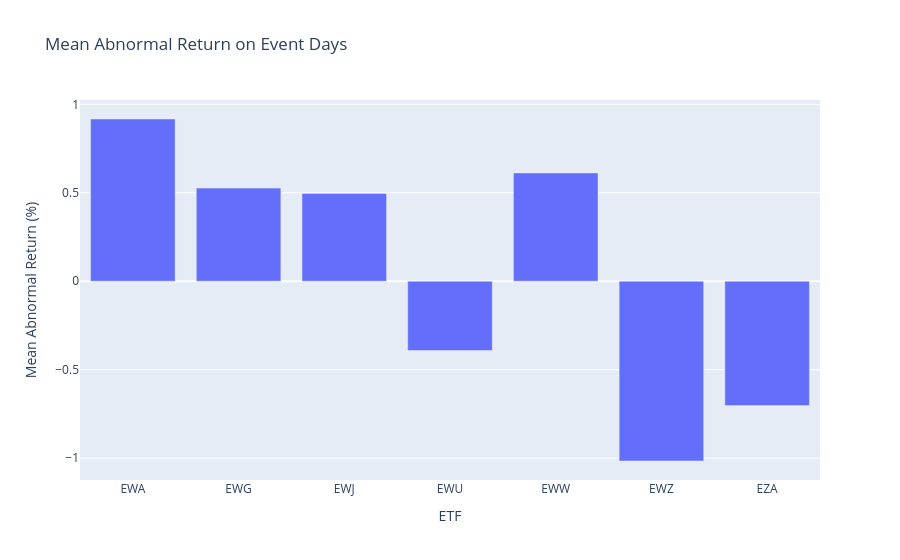

This figure's notebook cell:
### Code cell
event_day_ar = (
    event_panel[event_panel['t'] == 0]
    .groupby('ETF', as_index=False)
    .agg(mean_ar=('abnormal_ret', 'mean'))
)

fig_bar = px.bar(
    event_day_ar,
    x='ETF', y='mean_ar',
    title='Mean Abnormal Return on Event Days',
    labels={'mean_ar': 'Mean Abnormal Return (%)'}
)
fig_bar.show()

### Figure 1 — Plotly figure (JSON) as saved in the notebook; plotly's stock layout.template omitted (floating-point values rounded to 4 significant figures)
{"data": [{"alignmentgroup": "True", "hovertemplate": "ETF=%{x}<br>Mean Abnormal Return (%)=%{y}<extra></extra>", "legendgroup": "", "marker": {"color": "#636efa", "pattern": {"shape": ""}}, "name": "", "offsetgroup": "", "orientation": "v", "showlegend": false, "textposition": "auto", "type": "bar", "x": ["EWA", "EWG", "EWJ", "EWU", "EWW", "EWZ", "EZA"], "xaxis": "x", "y": [0.9169, 0.5264, 0.4958, -0.3918, 0.6121, -1.016, -0.7031], "yaxis": "y"}], "layout": {"barmode": "relative", "legend": {"tracegroupgap": 0}, "title": {"text": "Mean Abnormal Return on Event Days"}, "xaxis": {"anchor": "y", "domain": [0, 1], "title": {"text": "ETF"}}, "yaxis": {"anchor": "x", "domain": [0, 1], "title": {"text": "Mean Abnormal Return (%)"}}}}
